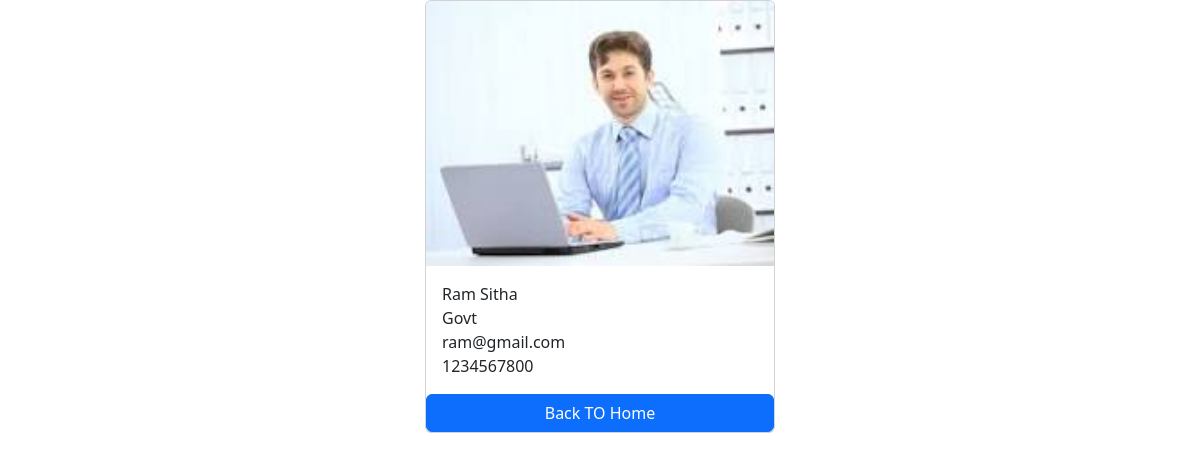
Screenshot of /employees/5/ with the database file from the repository.
### salary/models.py (models this page shows, shortened)
class Employee(models.Model):
    first_name=models.CharField(max_length=100);
    last_name=models.CharField(max_length=100);
    Photo=models.ImageField(upload_to='images');
    designation=models.CharField(max_length=100);
    email_address=models.CharField(max_length=100);
    Phone_Number=models.CharField(max_length=10);

### salary/views.py (the view)
# urls.py: path('employees/',include('salary.urls'),name='employee_detail')
def employee_detail(request,pk):
    employee=get_object_or_404(Employee,pk=pk)
    context={
        'employee':employee,
    }
    return render (request,'employee_detail.html',context)

### templates/employee_detail.html (shortened to what this page needs)
<!DOCTYPE html>
<html lang="en">
<head>
    <link href="https://cdn.jsdelivr.net/npm/bootstrap@5.3.3/dist/css/bootstrap.min.css" rel="stylesheet">
</head>
<body>
    <div class="container">
        <div class="card mx-auto" style="width: 350px;">
            <img src="{{employee.Photo.url}}" class="card-img-top" alt="">
            <div class="card-body">
                <p class="card-text m-0">{{employee.first_name}} {{employee.last_name}}</p>
                 <p class="card-text m-0">{{employee.designation }} </p>
                 <p class="card-text m-0">{{employee.email_address}} </p>
                 <p class="card-text m-0">{{employee.Phone_Number }} </p>
            </div>
            <a href="{% url 'home' %}" class="btn btn-primary" >Back TO Home</a>
        </div>
    </div>
</body>
</html>

### rows the page displays
Employee: Photo (picture), first_name "Ram", last_name "Sitha", designation "Govt", email_address "ram@gmail.com", Phone_Number "1234567800"
